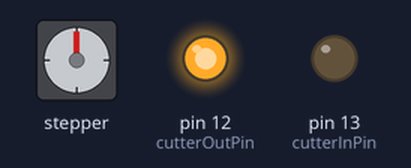
The sketch below on a simulated Arduino Uno, built with avr-gcc and run on an emulated ATmega328P. Parts: stepper motor, output pins drawn as LEDs (lit = HIGH). Wiring (inferred from the names in the program): stepper motor driver (200 steps per turn assumed): step pin 7; direction pin 4; enable pin 8. Pins used as bus, display or sensor lines are not drawn.

Above: at 0.05 s.
At 6.25 s:
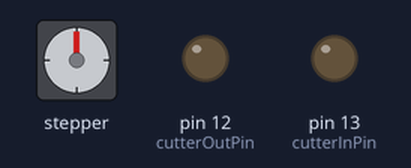
At 7.75 s:
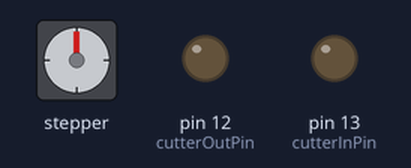
At 9.35 s:
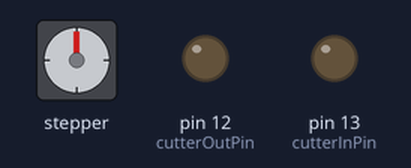
At 12.45 s:
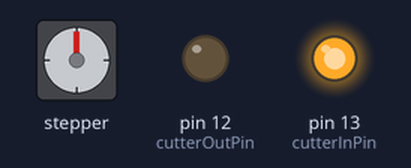
At 19.85 s:
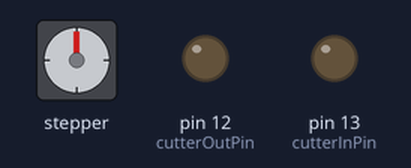
Timing chart, 0 to 25.9 s (numbered marks = the images above):
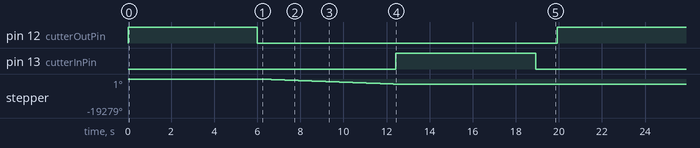

Measured:
- by itself, pin 12 (cutterOutPin): alternates HIGH for 6.0 s and LOW for 13.9 s
- by itself, pin 13 (cutterInPin): alternates HIGH for 6.5 s and LOW for 13.4 s
- by itself, stepper: turns 2880° counter-clockwise in 6.4 s, repeating every 19.9 s

The sketch:

ElasticBandCutter.ino
```cpp
// (licence header left out)
// Length of each band. Customize to fit your needs
#define BAND_LENGTH 250

// Steps per mm of extruded band.
// Tweak this value to fit your extruder gear
#define stepsPerMM 6.4

#define stepsPerRevolution 200


// Pin defines for the linear actuator
#define cutterOutPin 12
#define cutterInPin 13

// Pin defines for the steppers
#define dirPin 4
#define stepPin 7
#define enablePin 8


void setup() {
  // Declare pins as output:
  pinMode(stepPin, OUTPUT);
  pinMode(dirPin, OUTPUT);
  pinMode(enablePin, OUTPUT);

  pinMode(cutterOutPin, OUTPUT);
  pinMode(cutterInPin, OUTPUT);

  digitalWrite(cutterOutPin, LOW);
  digitalWrite(cutterInPin, LOW);

  digitalWrite(enablePin, LOW);
}
void loop() {

  digitalWrite(cutterOutPin, HIGH);
  digitalWrite(cutterInPin, LOW);

  delay(6000);
    digitalWrite(cutterOutPin, LOW);
  digitalWrite(cutterInPin, LOW);

  // Set the spinning direction clockwise:
  digitalWrite(dirPin, LOW);
  // Spin the stepper motor 1 revolution slowly:
  for (int i = 0; i < stepsPerMM *  BAND_LENGTH; i++) {
    // These four lines result in 1 step:
    digitalWrite(stepPin, HIGH);
    delayMicroseconds(2000);
    digitalWrite(stepPin, LOW);
    delayMicroseconds(2000);

  }

  digitalWrite(cutterOutPin, LOW);
  digitalWrite(cutterInPin, HIGH);
  delay(6500);


  digitalWrite(cutterOutPin, LOW);
  digitalWrite(cutterInPin, LOW);

  delay(1000);

}
```
